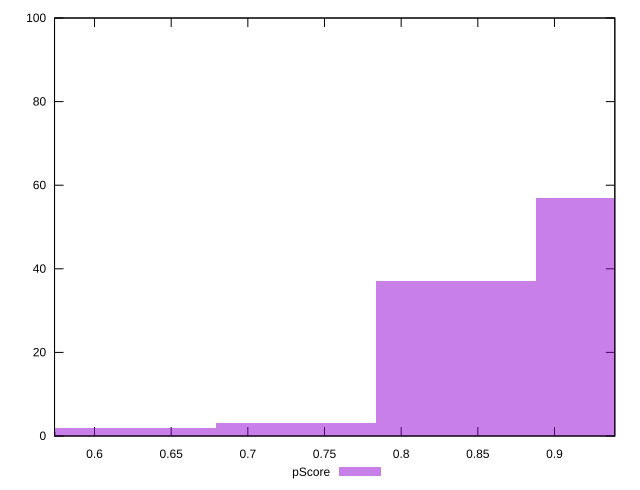

Here is the gnuplot script that generated this plot:
reset

$pScore <<EOF
0.5223128755463524 1
0.8357006008741639 37
0.9401631759834344 57
0.7312380257648934 3
0.6267754506556229 2
EOF

set key outside below
set boxwidth 0.10446257510927048
set xrange [0.573914508600607:0.9393611511567797]
set yrange [0:100]
set trange [0:100]
set style fill transparent solid 0.5 noborder
set terminal svg size 640, 490 enhanced background rgb 'white'
set output "report_00014_2021-02-09T15:56:05.503Z/first-contentful-paint/samples/pages+cached+noadtech/pScore/histogram.svg"

plot $pScore title "pScore" with boxes

reset
